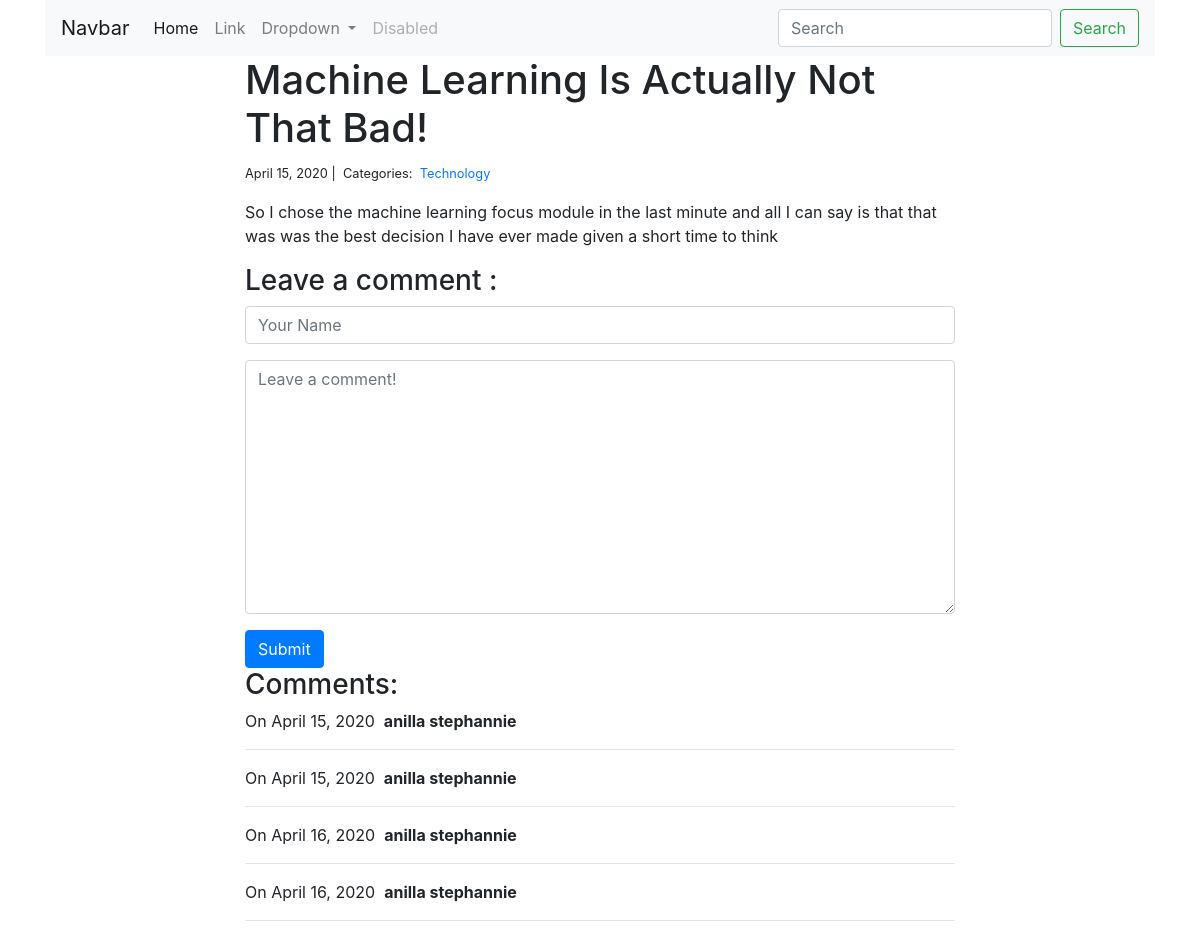
The app's page /blog/2/ with its own data.
### blog/models.py (models this page shows, shortened)
class Post(models.Model):
    title=models.CharField(max_length=200)
    body=models.TextField()
    created_on=models.DateTimeField(auto_now_add=True)
    last_modified=models.DateTimeField(auto_now_add=True)
    categories=models.ManyToManyField('Category',related_name='posts')

class Category(models.Model):
    name=models.CharField(max_length=20)

class Comment(models.Model):
    author=models.CharField(max_length=60)
    body=models.TextField()
    created_on=models.DateTimeField(auto_now_add=True)
    post=models.ForeignKey('Post',on_delete=models.CASCADE)

### blog/views.py (the view, shortened to what this page needs)
# urls.py: path('<int:pk>/',views.blog_detail,name='blog_detail'),
def blog_detail(request,pk):
    post=Post.objects.get(pk=pk)
    form=CommentForm()
    comments=Comment.objects.filter(post=post)
    context={
    "post":post,
    "comments":comments,
    'form':form,
    }
    return render(request,'blog/detail.html',context)

### blog/forms.py
class CommentForm(forms.Form):
    author=forms.CharField(
    max_length=20,
    widget=forms.TextInput(attrs={
    'class':'form-control',
    'placeholder':'Your Name'
    })
    )
    body=forms.CharField(widget=forms.Textarea(
    attrs={
    'class':'form-control',
    'placeholder':'Leave a comment!'
    }
    ))

### blog/templates/blog/detail.html (shortened to what this page needs)
{% extends 'base.html' %}
{% block content %}
<div class="col-md-8 offset-md-2">
  <h1>{{post.title}}</h1>
  <small>
    {{ post.created_on.date}} |&nbsp;
    Categories:&nbsp;
    {% for category in post.categories.all %}
    <a href="{% url 'blog_category' category.name %}">
      {{category.name}}
    </a>&nbsp;
    {% endfor %}
  </small>
  <p>{{post.body | linebreaks }}</p>
  <h3>Leave a comment :</h3>
  <form class="" action="/blog/{{ post.pk}}/" method="post">
    <div class="form-group">
      {{form.author}}
    </div>
    <div class="form-group">
      {{form.body}}
    </div>
    <button type="submit" class="btn btn-primary">Submit</button>
  </form>
  <h3>Comments:</h3>
  {% for comment in comments %}
  <p>
    On {{comment.created_on.date}}&nbsp;
    <b>{{ comment.author }}</b>
  </p>
  <hr>
  {% endfor %}
</div>
{% endblock %}

### projects/templates/projects/base.html (shortened to what this page needs)
<!DOCTYPE html>
<html lang="en" dir="ltr">
  <head>
    <link rel="stylesheet" href="https://stackpath.bootstrapcdn.com/bootstrap/4.4.1/css/bootstrap.min.css">
  </head>
  <body>
    <div class="container">
    <nav class="navbar navbar-expand-lg navbar-light bg-light">
   <a class="navbar-brand" href="#">Navbar</a>
   <div class="collapse navbar-collapse" id="navbarSupportedContent">
     <ul class="navbar-nav mr-auto">
       <li class="nav-item active">
         <a class="nav-link" href="#">Home <span class="sr-only">(current)</span></a>
       </li>
       <li class="nav-item">
         <a class="nav-link" href="#">Link</a>
       </li>
       <li class="nav-item dropdown">
         <a class="nav-link dropdown-toggle" href="#" id="navbarDropdown" role="button" data-toggle="dropdown" aria-haspopup="true" aria-expanded="false">
           Dropdown
         </a>
       </li>
       <li class="nav-item">
         <a class="nav-link disabled" href="#" tabindex="-1" aria-disabled="true">Disabled</a>
       </li>
     </ul>
     <form class="form-inline my-2 my-lg-0">
       <input class="form-control mr-sm-2" type="search" placeholder="Search" aria-label="Search">
       <button class="btn btn-outline-success my-2 my-sm-0" type="submit">Search</button>
     </form>
   </div>
 </nav>
  {% block content%}
  {% endblock content%}
</div>
  </body>
</html>

### records on screen
Post: title "Machine Learning Is Actually Not That Bad!", created_on "April 15, 2020", body "So I chose the machine learning focus module in the last minute and all I can say is that that was was the best decision I have ever made given a short time to think"
Category: name "Technology"
Comment: created_on "April 15, 2020", author "anilla stephannie"
Comment: created_on "April 15, 2020", author "anilla stephannie"
Comment: created_on "April 16, 2020", author "anilla stephannie"
Comment: created_on "April 16, 2020", author "anilla stephannie"
